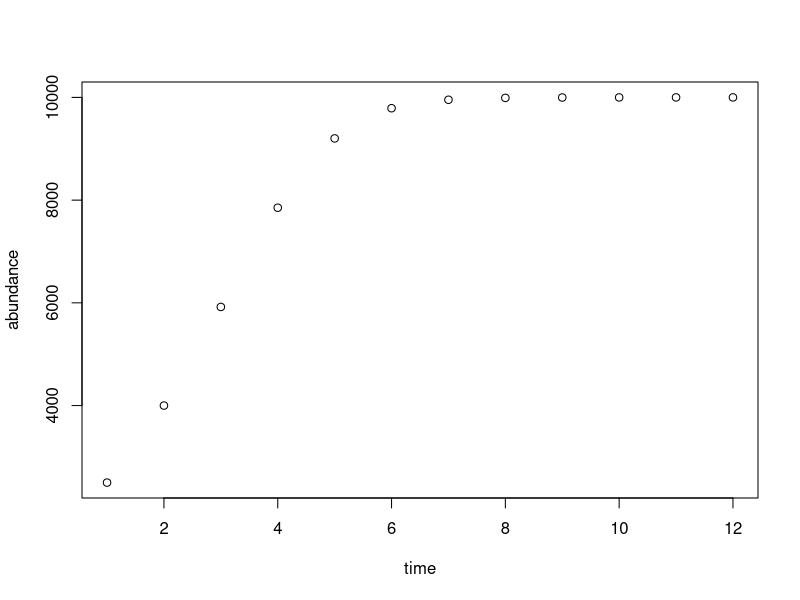

Write the R code that produced this figure.
##Part I##

#Step 1
#Write "for loop" that prints hi 10x

for (i in seq(1,10) ) {
  print("hi")
}

#Step 2
#Write "for loop" to determine how much money Tim will have in 8 weeks
cash <- 10 #Tim's starting money
allowance <- 5 #amount of money Tim gets weekly
gum <- 2*1.34 #cost of 2 packs of gum
time <- (1:8) #weeks

for (i in seq(time)) {
  cash <- cash + allowance - gum
  print(cash)
}

#Step 3
#Population of 2000 shrinks by 5% every year 
pop_init <- 2000 #starting population
shrink_rate <- 0.05
numtime <- (1:7) #number of years

for (i in seq(numtime)) {
  pop_init <- pop_init - (pop_init * shrink_rate)
  print(pop_init)
}

#Step 4
#discrete-time logistic growth equation
# n[t] = n[t-1] + ( r * n[t-1] * (K - n[t-1])/K )
#where n[t] is the abundance of the population at time t, 
#n[t – 1] is the abundance of the population in the previous time step, 
#r is the intrinsic growth rate of the population, and 
#K is the environmental carrying capacity for the population.
K <- 10000
r <- 0.8
t <- 1
n <- rep(2500,12)

for (t in 2:12) {
  n[t] <- n[t-1] + ( r * n[t-1] * (K - n[t-1])/K )
}

print(n)

##Part II##

#Step 5
#5a make a vector of 18 0s
vector <- rep(0,18)

#5b make a vector where it s 3 to the ith
for (i in seq(1,18)) {
  vector[i] <- 3 * i
}
vector

#5c
# make new vector of 0s but the first digit is 1
vector_new <- rep(0,18)
vector_new[1] <- 1
vector_new

#5d wr"ite a "for loop" so that starting with the second entry of the vector created in part c, the value stored in that position in the vector is equal to one plus twice the value of the previous entry
for (i in seq(2,18)) {
  vector_new[i] <- 1 + (2 * vector_new[i-1])
}
vector_new

#Step 6
# Write a loop to create the first 20 numbers of a Fibonacci sequence
fibo <- rep(0,20) #create vector, mamake the first number 0
fibo[2] <- 1 #change second number in sequence to 1
for (i in seq(2,20)) {
  fibo[i+1] <- (fibo[i] + fibo[i-1])
}
fibo

#Step 7
#discrete-time logistic growth equation: n[t] = n[t-1] + ( r * n[t-1] * (K - n[t-1])/K )
#n[t – 1] is the abundance of the population in the previous time step, 
K <- 10000 #K is the environmental carrying capacity for the population.
r <- 0.8 #r is the intrinsic growth rate of the population
time <- (1:12)
abundance <- rep(2500,12) #where abundance[t] is the abundance of the population at time t

for (t in 2:12) {
  abundance[t] <- abundance[t-1] + ( r * abundance[t-1] * (K - abundance[t-1])/K )
}

print(abundance)

#make plot of abundance vs time
quartz()
plot(time,abundance)
